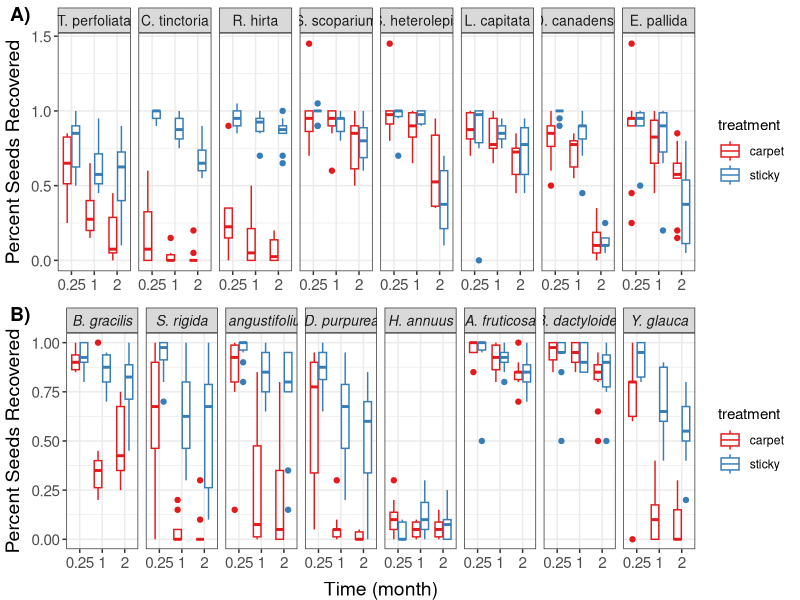

This figure's R source: (Note: this script raises an error after producing the figure.)
## ---- chunk 1
# clear workspace
rm(list=ls())

# working directory
# set working directory to "source file location"

# libraries
library(tidyverse)
library(RColorBrewer)
library(cowplot)
library(glmmTMB)
library(ggeffects) #for ggpredict()
library(emmeans) # for post-sticky comparison

# data
mo <- read_csv("../data/L0/MO_seedrain_raw.csv")
mo_mass <- read_csv("../data/L0/MO_seedweight_raw.csv")

co <- read_csv("../data/L0/CO_seedrain_raw.csv")
co_mass <- read_csv("../data/L0/CO_seedweight_raw.csv")

## ---- chunk 2

# clean up treatment names and times

mo$time_month[mo$time_month == '1 month'] <- 1
mo$time_month[mo$time_month == '2 month'] <- 2
mo$time_month[mo$time_month == '1 week'] <- 0.25

mo$time_month <- as.numeric(mo$time_month)


# clean recovery data to just be the species we selected, not the extra 
#      seeds we caught throughout the experiment

mo_slim <- mo %>%
  filter(species == "LESCAP" | species == "DESCAN" | species == "TRIPER" |
         species == "SCHSCO" | species == "ECHANG" | species == "SPOHET" |
         species == "RUDHIR" | species == "CORTIN")


#we used ECHPAL, not ECHANG - so update data
mo_slim$species[mo_slim$species == 'ECHANG'] <- "ECHPAL"

# clean seed mass data

mo_mass_small <- mo_mass %>% 
  group_by(species) %>%
  dplyr::summarize(mean_1seed = mean(lot_mass_g)/25)

# rename species to match recovery data
mo_mass_small$species[mo_mass_small$species == 'RATPIN'] <- "RUDHIR"
mo_mass_small$species[mo_mass_small$species == 'ECHANG'] <- "ECHPAL"

## ---- chunk 3

# clean up treatment names and times

co$treatment[co$treatment == 's'] <- "sticky"
co$treatment[co$treatment == 'c'] <- "carpet"


# clean recovery data to just be the species we selected, not the extra 
#      seeds we caught throughout the experiment

co_slim <- co %>%
  filter(species != ("various"))

co_mass_small <- co_mass %>%
  pivot_longer(
    cols = afrut:yglau,
    names_to = "species",
    values_to = "mass"
  ) %>%
  group_by(species) %>%
  dplyr::summarize(mean_1seed = mean(mass)/25)


#rename species to match recovery data
co_mass_small$species[co_mass_small$species == 'afrut'] <- "a.fruticosa"
co_mass_small$species[co_mass_small$species == 'bdact'] <- "b.dactyloides"
co_mass_small$species[co_mass_small$species == 'bgrac'] <- "b.gracilis"
co_mass_small$species[co_mass_small$species == 'dpurp'] <- "d.purpurea"
co_mass_small$species[co_mass_small$species == 'hannu'] <- "h.annuus"
co_mass_small$species[co_mass_small$species == 'origi'] <- "s.rigida"
co_mass_small$species[co_mass_small$species == 'sangu'] <- "s.angustifolium"
co_mass_small$species[co_mass_small$species == 'yglau'] <- "y.glauca"

## ---- chunk 4
### Create full dataset with both sites

dat_all <- full_join(mo_slim, co_slim)

list(unique(dat_all$species))

# create a %consumed column

dat_all$pct_recovered <- dat_all$number_recovered/dat_all$number_original
dat_all$time_month <- as.factor(dat_all$time_month)


## ---- chunk 5

#size order
mo_raw <- subset(dat_all,site == "mo" & treatment != "post-sticky")
mo_raw$species <- factor(mo_raw$species, levels = c("TRIPER", "CORTIN", "RUDHIR", "SCHSCO", "SPOHET", "LESCAP", "DESCAN", "ECHPAL"), labels = c("T. perfoliata", "C. tinctoria", "R. hirta", "S. scoparium", "S. heterolepis", "L. capitata", "D. canadense", "E. pallida"))


mo_raw <- ggplot(mo_raw, aes(x = time_month, y = pct_recovered, color = treatment))+
  geom_boxplot()+
  facet_grid(cols = vars(species))+
  scale_color_brewer(palette = "Set1")+
  theme_bw()+
  ylab("Percent Seeds Recovered")+
  theme(strip.text.x = element_text(size = 10),
        axis.title.x = element_blank(),
        axis.title.y = element_text(size = 14, vjust = +1.5),
        axis.text.y = element_text(size = 11),
        axis.text.x = element_text(size = 11)
      )


#size order
co_raw <- subset(dat_all, site == "co")
co_raw$species <- factor(co_raw$species, levels = c("b.gracilis", "s.rigida", "s.angustifolium", "d.purpurea", "h.annuus", "a.fruticosa", "b.dactyloides", "y.glauca"), labels = c("B. gracilis", "S. rigida", "S. angustifolium", "D. purpurea", "H. annuus", "A. fruticosa", "B. dactyloides", "Y. glauca"))

co_raw <- ggplot(co_raw, aes(x = time_month, y = pct_recovered, color = treatment))+
  geom_boxplot()+
  facet_grid(cols = vars(species))+
  scale_color_brewer(palette = "Set1")+
  theme_bw()+
  ylab("Percent Seeds Recovered")+
  xlab("Time (month)")+
  theme(strip.text.x = element_text(size = 10, face = "italic"),
        axis.title.y = element_text(size = 14, vjust = +1.5),
        axis.title.x = element_text(size = 14, vjust = -0.75),
        axis.text.y = element_text(size = 11),
        axis.text.x = element_text(size = 11)
      )

plot_grid(mo_raw, co_raw, ncol = 1, labels = c("A)", "B)"))

## save figure
pdf("../figures/all_raw_data.pdf", width = 10, height = 8)

plot_grid(mo_raw, co_raw, ncol = 1, labels = c("A)", "B)"), align = "h", axis = "l")

invisible(dev.off())

## ---- chunk 6

# make relativized capture plot with carpet compared to sticky.

dat_small <- dat_all[,1:8]
dat_small <- subset(dat_small, treatment != "post-sticky")

dat_wide <- dat_small %>%
  pivot_wider(
    names_from = treatment,
    values_from = number_recovered
  )

dat_wide$LRR_removed <- log(dat_wide$sticky / dat_wide$carpet)

#size order
mo_wide <- subset(dat_wide, site == "mo")
mo_wide$species <- factor(mo_wide$species, levels = c("TRIPER", "CORTIN", "RUDHIR", "SCHSCO", "SPOHET", "LESCAP", "DESCAN", "ECHPAL"), labels = c("T. perfoliata", "C. tinctoria", "R. hirta", "S. scoparium", "S. heterolepis", "L. capitata", "D. canadense", "E. pallida"))


mo_rel <- ggplot(mo_wide, aes(x = time_month, y = LRR_removed))+
  geom_boxplot()+
  geom_hline(yintercept = 0, linetype = "dashed", color = "red")+
  facet_grid(cols = vars(species))+
  scale_color_brewer(palette = "Set1")+
  theme_bw()+
  ylab("Recovery Log Response Ratio")+
  theme(strip.text.x = element_text(size = 10),
        axis.title.x = element_blank(),
        axis.title.y = element_text(size = 14, vjust = +1.5),
        axis.text.y = element_text(size = 11),
        axis.text.x = element_text(size = 11)
      )


#size order
co_wide <- subset(dat_wide, site == "co")
co_wide$species <- factor(co_wide$species, levels = c("b.gracilis", "s.rigida", "s.angustifolium", "d.purpurea", "h.annuus", "a.fruticosa", "b.dactyloides", "y.glauca"), labels = c("B. gracilis", "S. rigida", "S. angustifolium", "D. purpurea", "H. annuus", "A. fruticosa", "B. dactyloides", "Y. glauca"))

co_rel <- ggplot(co_wide, aes(x = time_month, y = LRR_removed))+
  geom_boxplot()+
  geom_hline(yintercept = 0, linetype = "dashed", color = "red")+
  facet_grid(cols = vars(species))+
  scale_color_brewer(palette = "Set1")+
  theme_bw()+
  ylab("Recovery Log Response Ratio")+
  xlab("Time (month)")+
  theme(strip.text.x = element_text(size = 10, face = "italic"),
        axis.title.y = element_text(size = 14, vjust = +1.5),
        axis.title.x = element_text(size = 14, vjust = -0.75),
        axis.text.y = element_text(size = 11),
        axis.text.x = element_text(size = 11)
      )

plot_grid(mo_rel, co_rel, ncol = 1, labels = c("A)", "B)"))


## save figure
pdf("../figures/all_relative_data.pdf", width = 10, height = 8)

plot_grid(mo_rel, co_rel, ncol = 1, labels = c("A)", "B)"), align = "h", axis = "l")

invisible(dev.off())

## ---- chunk 7
## data cleanup

# add seed mass data into big dataset.
mass_all <- rbind(mo_mass_small, co_mass_small)
dat_full <- left_join(dat_all, mass_all)

# make month numeric and fix month timing
dat_full$time_month <- as.numeric(dat_full$time_month)
dat_full$time_month[dat_full$time_month == 1] <- 0.25
dat_full$time_month[dat_full$time_month == 2] <- 1
dat_full$time_month[dat_full$time_month == 3] <- 2


# remove the post-sticky treatment from MO
dat_full <- subset(dat_full, treatment != "post-sticky")

# calculate the number not recovered
dat_full$number_lost <- dat_full$number_original - dat_full$number_recovered

# treatment as factor
dat_full$treatment <- as.factor(dat_full$treatment)

# site and block as factors
dat_full$site <- as.factor(dat_full$site)
dat_full$block <- as.factor(dat_full$block)
## ---- chunk 8
# Statistical Model
mod1 <- glmmTMB(pct_recovered ~ treatment * mean_1seed + time_month + (1|site/block), 
                data = dat_full, 
                weights = number_original, 
                family = binomial)
summary(mod1) 

## ---- chunk 9

#Predict the data from the statistical model
out.pred <- predict(mod1, type = 'response')


predicted <- data.frame(pred = out.pred,
                        mass = dat_full$mean_1seed,
                        time = dat_full$time_month,
                        treatment = dat_full$treatment,
                        num_rec = dat_full$number_recovered,
                        num_lost = dat_full$number_lost)

## summary stats
predicted %>%
  group_by(treatment) %>%
  dplyr::summarize(mean_recovered = mean(pred),
                   sd_recovered = sd(pred))


palatte <- c("#CC79A7","#E69F00" )

predicted$treatment <- factor(predicted$treatment, levels = c("carpet", "sticky"), labels = c("astroturf", "sticky"))



#graph predicted data and binomial smooths
mass <- ggplot(predicted, aes(x = mass, y = pred, 
                     color = treatment))+
          geom_point(position = position_jitter(width = 0.0002), alpha = 0.5)+
          theme_bw()+
          scale_colour_manual(values = palatte)+
          labs(y= "Proportion of Seeds Recovered", x = "Seed mass", color = "Trap Type")+ 
          stat_smooth(method = "glm", 
                      method.args = list(family = "binomial"))+  
          theme(axis.title.y = element_text(size = 14, vjust = +1.5),
                axis.title.x = element_text(size = 14, vjust = -0.75),
                axis.text.y = element_text(size = 11),
                axis.text.x = element_text(size = 11)
      )

mass

## save figure
pdf("../figures/recovery_by_mass2.pdf", width = 6, height = 5)

mass

invisible(dev.off())

## ---- chunk 10

# Contrasts for different seed masses
EM <- emmeans::emmeans(mod1, ~treatment |mean_1seed, at = list(mean_1seed = c(0)))
pairs(EM) ### average results over random effects ##

EM2 <- emmeans::emmeans(mod1, ~treatment |mean_1seed, at = list(mean_1seed = c(0.02)))
pairs(EM2) ### average results over random effects ##

## ---- chunk 11

dat_full_renamed <- dat_full %>%
  mutate(Month = time_month) %>%
  select(-time_month)
mod2 <- glmmTMB(pct_recovered ~ treatment * mean_1seed + Month + (1|site/block), 
                data = dat_full_renamed, 
                weights = number_original, 
                family = binomial)
summary(mod2) 
# Predicted figure for all factors
pred <- ggpredict(mod2, terms=c("mean_1seed", "treatment", "site", "Month"), type="random")

pred$facet <- ifelse(pred$facet == "mo", "Missouri", "Colorado")
pred_all <- plot(pred) +
  labs(x="Seed mass (g)", y="Percent Recovered", color = "Trap Type") +
  ggtitle("") +
  scale_color_manual(values = c("#CC79A7","#E69F00" ), labels = c("astroturf", "sticky")) +
  scale_fill_manual(values = c("#CC79A7","#E69F00" )) +  
          theme(axis.title.y = element_text(size = 14, vjust = +1.5),
                axis.title.x = element_text(size = 11, vjust = -0.75),
                axis.text.y = element_text(size = 11),
                axis.text.x = element_text(size = 11, angle=45, vjust=.7))
      
pred_all


## save figure
pdf("../figures/all_predicted.pdf", width = 5, height = 6)

pred_all

invisible(dev.off())

## ---- chunk 12
dat_test <- dat_all[,1:8]
dat_test <- subset(dat_test, site == "mo" & time_month == 1)

dat_test$pct_recovered <- dat_test$number_recovered/dat_test$number_original

ggplot(dat_test, aes(x = treatment, y = pct_recovered))+
  geom_boxplot()+
  theme_bw()


mod2 <- glmmTMB(pct_recovered ~ treatment + (1|block), 
                data = dat_test, 
                family = binomial)
summary(mod2) 
emmeans(mod2, pairwise~treatment)
